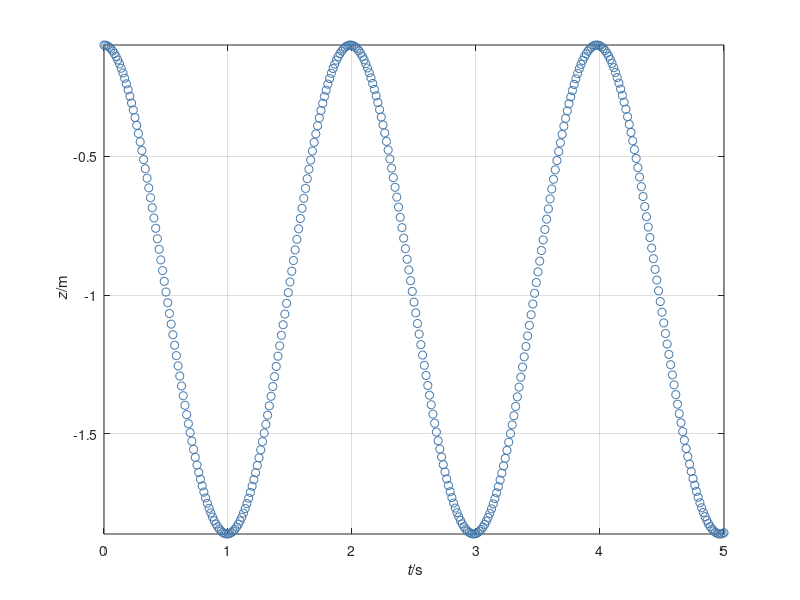

Write MATLAB code to recreate this figure.
%%% Simulation of two bodies connected by Hookean material in 2D
%% Coordinates (t, z)

%% Constants
m = 20;	  % kg: mass object a
g = 9.8;  % N/kg: gravitational acceleration
k = 200;  % N/m: spring constant

%% Initial conditions
t = 0;	   % s: time
z = -0.1;  % m: position object a
v = 0;     % m/s: velocity object a

%% Boundary conditions
G = -m * g;  % N: gravity supply object a

%% Parameters for time loop
t1 = 5;        % s: final time
dt = 0.00001;  % s: time step %@

%% Plotting
dtplot = t1/360;  % time interval between plots
tplot = dtplot;	  % time for next plot
clf
plot(t, z, 'o', 'color', '#4477AA')
xlabel('{\it t}/s'); ylabel('{\it z}/m')
hold on; axis('tight'); xlim([0, t1]); grid on %@

%% Numerical time integration
while t < t1
  %% constitutive relations
  P = m * v;
  F = -k * z;

  %% balance laws
  t = t + dt;
  P = P + (F + G) * dt;
  z = z + v * dt;

  %% constitutive relations
  v = P / m; %@

  %% plot
  if t > tplot
    plot(t, z, 'o', 'color', '#4477AA')
    pause(0)
    tplot = tplot + dtplot;
  end %@
end
